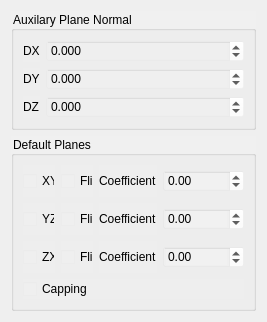
<?xml version="1.0" encoding="UTF-8"?>
<ui version="4.0">
 <class>ClippingPlanesEditor</class>
 <widget class="QWidget" name="ClippingPlanesEditor">
  <property name="geometry">
   <rect>
    <x>0</x>
    <y>0</y>
    <width>257</width>
    <height>270</height>
   </rect>
  </property>
  <property name="windowTitle">
   <string>Dialog</string>
  </property>
  <property name="windowOpacity">
   <double>1.000000000000000</double>
  </property>
  <layout class="QGridLayout" name="gridLayout">
   <item row="0" column="0">
    <widget class="QGroupBox" name="groupBox">
     <property name="styleSheet">
      <string notr="true">background-color: rgba(255, 255, 255, 5%);</string>
     </property>
     <property name="title">
      <string>Auxilary Plane Normal</string>
     </property>
     <layout class="QGridLayout" name="gridLayout_3">
      <item row="0" column="0">
       <widget class="QLabel" name="label_4">
        <property name="text">
         <string>DX</string>
        </property>
       </widget>
      </item>
      <item row="0" column="1">
       <widget class="QDoubleSpinBox" name="doubleSpinBoxDX">
        <property name="sizePolicy">
         <sizepolicy hsizetype="MinimumExpanding" vsizetype="Fixed">
          <horstretch>0</horstretch>
          <verstretch>0</verstretch>
         </sizepolicy>
        </property>
        <property name="decimals">
         <number>3</number>
        </property>
        <property name="minimum">
         <double>-1.000000000000000</double>
        </property>
        <property name="maximum">
         <double>1.000000000000000</double>
        </property>
        <property name="singleStep">
         <double>0.010000000000000</double>
        </property>
       </widget>
      </item>
      <item row="1" column="0">
       <widget class="QLabel" name="label_5">
        <property name="text">
         <string>DY</string>
        </property>
       </widget>
      </item>
      <item row="1" column="1">
       <widget class="QDoubleSpinBox" name="doubleSpinBoxDY">
        <property name="sizePolicy">
         <sizepolicy hsizetype="MinimumExpanding" vsizetype="Fixed">
          <horstretch>0</horstretch>
          <verstretch>0</verstretch>
         </sizepolicy>
        </property>
        <property name="decimals">
         <number>3</number>
        </property>
        <property name="minimum">
         <double>-1.000000000000000</double>
        </property>
        <property name="maximum">
         <double>1.000000000000000</double>
        </property>
        <property name="singleStep">
         <double>0.010000000000000</double>
        </property>
       </widget>
      </item>
      <item row="2" column="0">
       <widget class="QLabel" name="label_6">
        <property name="text">
         <string>DZ</string>
        </property>
       </widget>
      </item>
      <item row="2" column="1">
       <widget class="QDoubleSpinBox" name="doubleSpinBoxDZ">
        <property name="sizePolicy">
         <sizepolicy hsizetype="MinimumExpanding" vsizetype="Fixed">
          <horstretch>0</horstretch>
          <verstretch>0</verstretch>
         </sizepolicy>
        </property>
        <property name="decimals">
         <number>3</number>
        </property>
        <property name="minimum">
         <double>-1.000000000000000</double>
        </property>
        <property name="maximum">
         <double>1.000000000000000</double>
        </property>
        <property name="singleStep">
         <double>0.010000000000000</double>
        </property>
       </widget>
      </item>
     </layout>
    </widget>
   </item>
   <item row="1" column="0">
    <widget class="QGroupBox" name="groupBox_2">
     <property name="styleSheet">
      <string notr="true">background-color: rgba(255, 255, 255, 5%);</string>
     </property>
     <property name="title">
      <string>Default Planes</string>
     </property>
     <layout class="QGridLayout" name="gridLayout_2">
      <item row="0" column="0">
       <layout class="QHBoxLayout" name="horizontalLayout_3">
        <item>
         <widget class="QCheckBox" name="checkBoxZX">
          <property name="minimumSize">
           <size>
            <width>32</width>
            <height>32</height>
           </size>
          </property>
          <property name="text">
           <string>XY</string>
          </property>
          <property name="checkable">
           <bool>true</bool>
          </property>
         </widget>
        </item>
        <item>
         <widget class="QCheckBox" name="checkBoxFlipZX">
          <property name="minimumSize">
           <size>
            <width>32</width>
            <height>32</height>
           </size>
          </property>
          <property name="text">
           <string>Flip</string>
          </property>
          <property name="checkable">
           <bool>true</bool>
          </property>
         </widget>
        </item>
        <item>
         <widget class="QLabel" name="label_3">
          <property name="text">
           <string>Coefficient</string>
          </property>
         </widget>
        </item>
        <item>
         <widget class="QDoubleSpinBox" name="doubleSpinBoxZXCoeff">
          <property name="sizePolicy">
           <sizepolicy hsizetype="MinimumExpanding" vsizetype="Fixed">
            <horstretch>0</horstretch>
            <verstretch>0</verstretch>
           </sizepolicy>
          </property>
          <property name="styleSheet">
           <string notr="true">background-color: rgba(255, 255, 255, 10%);</string>
          </property>
          <property name="minimum">
           <double>-99999.000000000000000</double>
          </property>
          <property name="maximum">
           <double>99999.000000000000000</double>
          </property>
         </widget>
        </item>
       </layout>
      </item>
      <item row="2" column="0">
       <layout class="QHBoxLayout" name="horizontalLayout_2">
        <item>
         <widget class="QCheckBox" name="checkBoxYZ">
          <property name="minimumSize">
           <size>
            <width>32</width>
            <height>32</height>
           </size>
          </property>
          <property name="text">
           <string>ZX</string>
          </property>
          <property name="checkable">
           <bool>true</bool>
          </property>
         </widget>
        </item>
        <item>
         <widget class="QCheckBox" name="checkBoxFlipYZ">
          <property name="minimumSize">
           <size>
            <width>32</width>
            <height>32</height>
           </size>
          </property>
          <property name="text">
           <string>Flip</string>
          </property>
          <property name="checkable">
           <bool>true</bool>
          </property>
         </widget>
        </item>
        <item>
         <widget class="QLabel" name="label_2">
          <property name="text">
           <string>Coefficient</string>
          </property>
         </widget>
        </item>
        <item>
         <widget class="QDoubleSpinBox" name="doubleSpinBoxYZCoeff">
          <property name="sizePolicy">
           <sizepolicy hsizetype="MinimumExpanding" vsizetype="Fixed">
            <horstretch>0</horstretch>
            <verstretch>0</verstretch>
           </sizepolicy>
          </property>
          <property name="styleSheet">
           <string notr="true">background-color: rgba(255, 255, 255, 10%);</string>
          </property>
          <property name="minimum">
           <double>-99999.000000000000000</double>
          </property>
          <property name="maximum">
           <double>99999.000000000000000</double>
          </property>
         </widget>
        </item>
       </layout>
      </item>
      <item row="1" column="0">
       <layout class="QHBoxLayout" name="horizontalLayout">
        <item>
         <widget class="QCheckBox" name="checkBoxXY">
          <property name="minimumSize">
           <size>
            <width>32</width>
            <height>32</height>
           </size>
          </property>
          <property name="text">
           <string>YZ</string>
          </property>
          <property name="checkable">
           <bool>true</bool>
          </property>
         </widget>
        </item>
        <item>
         <widget class="QCheckBox" name="checkBoxFlipXY">
          <property name="minimumSize">
           <size>
            <width>32</width>
            <height>32</height>
           </size>
          </property>
          <property name="text">
           <string>Flip</string>
          </property>
          <property name="checkable">
           <bool>true</bool>
          </property>
         </widget>
        </item>
        <item>
         <widget class="QLabel" name="label">
          <property name="text">
           <string>Coefficient</string>
          </property>
         </widget>
        </item>
        <item>
         <widget class="QDoubleSpinBox" name="doubleSpinBoxXYCoeff">
          <property name="sizePolicy">
           <sizepolicy hsizetype="MinimumExpanding" vsizetype="Fixed">
            <horstretch>0</horstretch>
            <verstretch>0</verstretch>
           </sizepolicy>
          </property>
          <property name="autoFillBackground">
           <bool>false</bool>
          </property>
          <property name="styleSheet">
           <string notr="true">background-color: rgba(255, 255, 255, 10%);</string>
          </property>
          <property name="minimum">
           <double>-99999.000000000000000</double>
          </property>
          <property name="maximum">
           <double>99999.000000000000000</double>
          </property>
         </widget>
        </item>
       </layout>
      </item>
      <item row="3" column="0">
       <widget class="QCheckBox" name="checkBoxCapping">
        <property name="text">
         <string>Capping</string>
        </property>
       </widget>
      </item>
     </layout>
    </widget>
   </item>
  </layout>
 </widget>
 <tabstops>
  <tabstop>doubleSpinBoxDX</tabstop>
  <tabstop>doubleSpinBoxDY</tabstop>
  <tabstop>doubleSpinBoxDZ</tabstop>
  <tabstop>doubleSpinBoxXYCoeff</tabstop>
  <tabstop>doubleSpinBoxYZCoeff</tabstop>
  <tabstop>doubleSpinBoxZXCoeff</tabstop>
  <tabstop>checkBoxXY</tabstop>
  <tabstop>checkBoxYZ</tabstop>
  <tabstop>checkBoxZX</tabstop>
  <tabstop>checkBoxFlipXY</tabstop>
  <tabstop>checkBoxFlipZX</tabstop>
  <tabstop>checkBoxFlipYZ</tabstop>
 </tabstops>
 <resources/>
 <connections/>
</ui>
